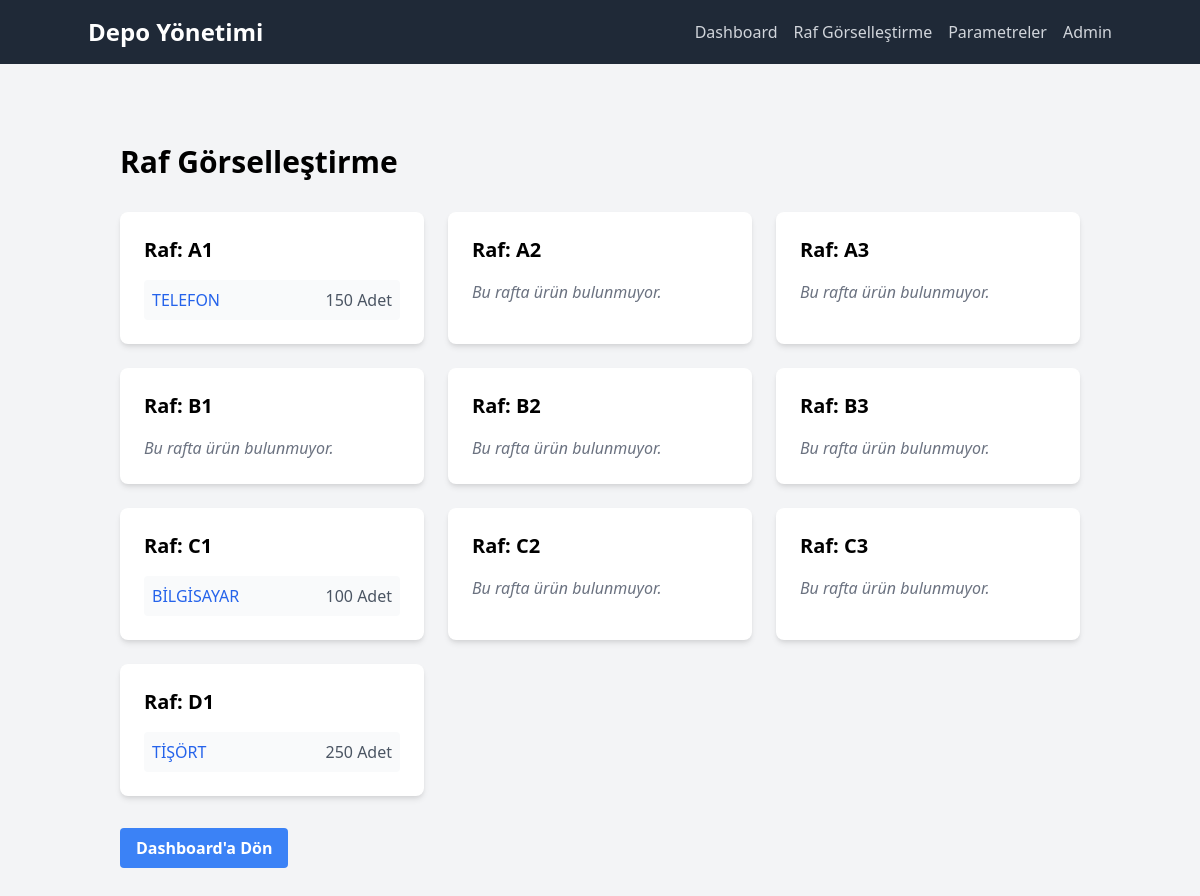
Before: /shelf_visualization/ with the older database file.
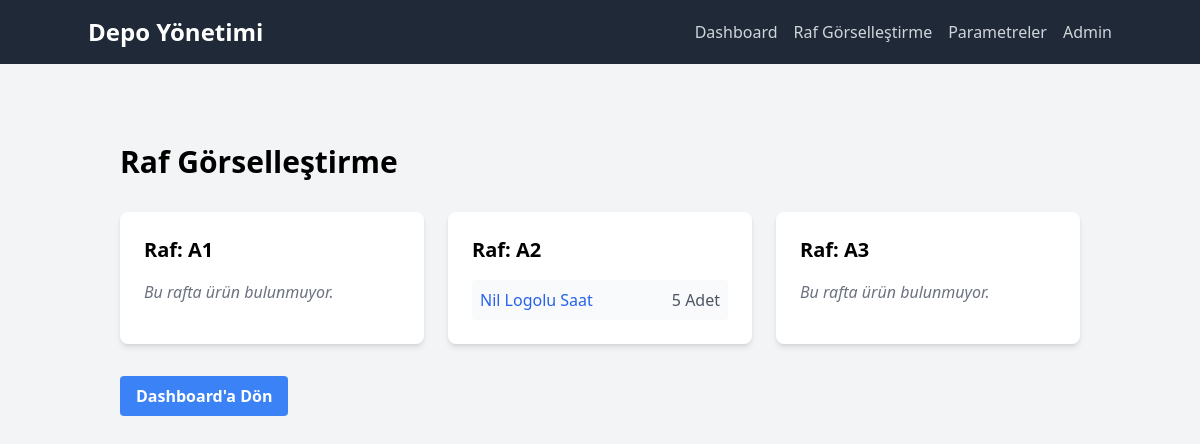
After: the same page with the newer database file.
### depo/models.py (models this page shows, shortened)
class Product(models.Model):
    name = models.CharField(max_length=200, unique=True, verbose_name="Ürün Adı")
    quantity_type = models.ForeignKey(QuantityType, on_delete=models.SET_NULL, null=True, verbose_name="Miktar Türü")
    minimum_quantity = models.IntegerField(default=0, verbose_name="Minimum Miktar")
    shelf = models.ForeignKey(Shelf, on_delete=models.SET_NULL, null=True, blank=True, verbose_name="Raf Numarası")
    class Meta:
        verbose_name = "Ürün"
        verbose_name_plural = "Ürünler"

class QuantityType(models.Model):
    name = models.CharField(max_length=50, unique=True, verbose_name="Miktar Türü")
    class Meta:
        verbose_name = "Miktar Türü"
        verbose_name_plural = "Miktar Türleri"

class Shelf(models.Model):
    name = models.CharField(max_length=50, unique=True, verbose_name="Raf Numarası")
    class Meta:
        verbose_name = "Raf"
        verbose_name_plural = "Raflar"

### depo/views.py (the view)
# urls.py: path('shelf_visualization/', views.shelf_visualization, name='shelf_visualization'),
def shelf_visualization(request):
    shelves = Shelf.objects.all().order_by('name')
    shelf_data = []
    for shelf in shelves:
        products = Product.objects.filter(shelf=shelf)
        product_data = []
        for product in products:
            total_entry = EntryTransaction.objects.filter(product=product).aggregate(total=Coalesce(Sum('quantity'), Value(0)))['total']
            total_exit = ExitTransaction.objects.filter(product=product).aggregate(total=Coalesce(Sum('quantity'), Value(0)))['total']
            current_stock = max(0, total_entry - total_exit)
            if current_stock > 0:
                product_data.append({
                    'id': product.id,
                    'name': product.name,
                    'quantity': current_stock,
                    'quantity_type': product.quantity_type.name if product.quantity_type else ''
                })
        shelf_data.append({
            'name': shelf.name,
            'products': product_data
        })
    return render(request, 'depo/shelf_visualization.html', {'shelf_data': shelf_data})

### depo/templates/depo/shelf_visualization.html (shortened to what this page needs)
{% extends 'depo/base.html' %}
{% block content %}
<div class="container mx-auto px-4 py-8">
    <h1 class="text-3xl font-bold mb-8">Raf Görselleştirme</h1>
    <div class="grid grid-cols-1 md:grid-cols-2 lg:grid-cols-3 gap-6">
        {% for shelf in shelf_data %}
        <div class="bg-white rounded-lg shadow-md p-6">
            <h2 class="text-xl font-semibold mb-4">Raf: {{ shelf.name }}</h2>
            {% if shelf.products %}
            <ul class="space-y-2">
                {% for product in shelf.products %}
                <li class="flex justify-between items-center p-2 bg-gray-50 rounded">
                    <a href="{% url 'product_detail' product.id %}" class="font-medium text-blue-600 hover:text-blue-800 hover:underline">{{ product.name }}</a>
                    <span class="text-gray-600">{{ product.quantity }} {{ product.quantity_type }}</span>
                </li>
                {% endfor %}
            </ul>
            {% else %}
            <p class="text-gray-500 italic">Bu rafta ürün bulunmuyor.</p>
            {% endif %}
        </div>
        {% endfor %}
    </div>
    <div class="mt-8">
        <a href="{% url 'dashboard' %}" class="inline-block bg-blue-500 hover:bg-blue-700 text-white font-bold py-2 px-4 rounded">
            Dashboard'a Dön
        </a>
    </div>
</div>
{% endblock %}

Changed rows visible on the page:
removed Product: name "TELEFON"
removed Shelf: name "B1"
removed Shelf: name "B2"
removed Shelf: name "B3"
removed Shelf: name "C1"
removed Product: name "BİLGİSAYAR"
removed Shelf: name "C2"
removed Shelf: name "C3"
removed Shelf: name "D1"
removed Product: name "TİŞÖRT"
added Product: name "Nil Logolu Saat"
Other visible differences:
list line gone: "150"
new list line: "Bu rafta ürün bulunmuyor."
list line gone: "Bu rafta ürün bulunmuyor."
new list line: "5"
new list line: "Adet"
list line gone: "Adet"
list line gone: "Raf: Bu rafta ürün bulunmuyor."
list line gone: "Raf: 100"
list line gone: "Raf: 250"
